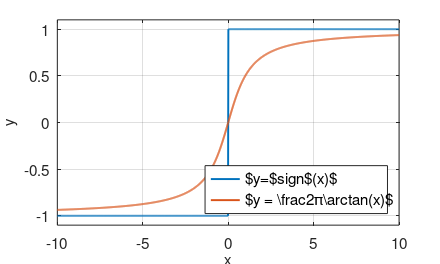

Write the MATLAB code that produced this figure. (Note: this script raises an error after producing the figure.)


t = -10:0.01:10;

f1 = 2/pi*atan(t);
f2 = sign(t);


%prepare plot
factor = 0.7;
width = factor*16;
height = 0.6*width;
figure('Units','centimeters',...
'Position',[10 10 width height],...
'PaperPositionMode','auto');

plot(t,f2,'linewidth',factor*2)
hold on;
plot(t,f1,'linewidth',factor*2)

grid on;

ylim([-1.1;1.1])
xlabel('x')
ylabel('y')
legend({'$y=$sign$(x)$','$y = \frac{2}{\pi}\arctan(x)$'},'interpreter','tex','Location','Southeast')

set(findall(gcf,'-property','FontSize'),'FontSize',11)
Plot2LaTeX(gcf,'TexFigures/atan')